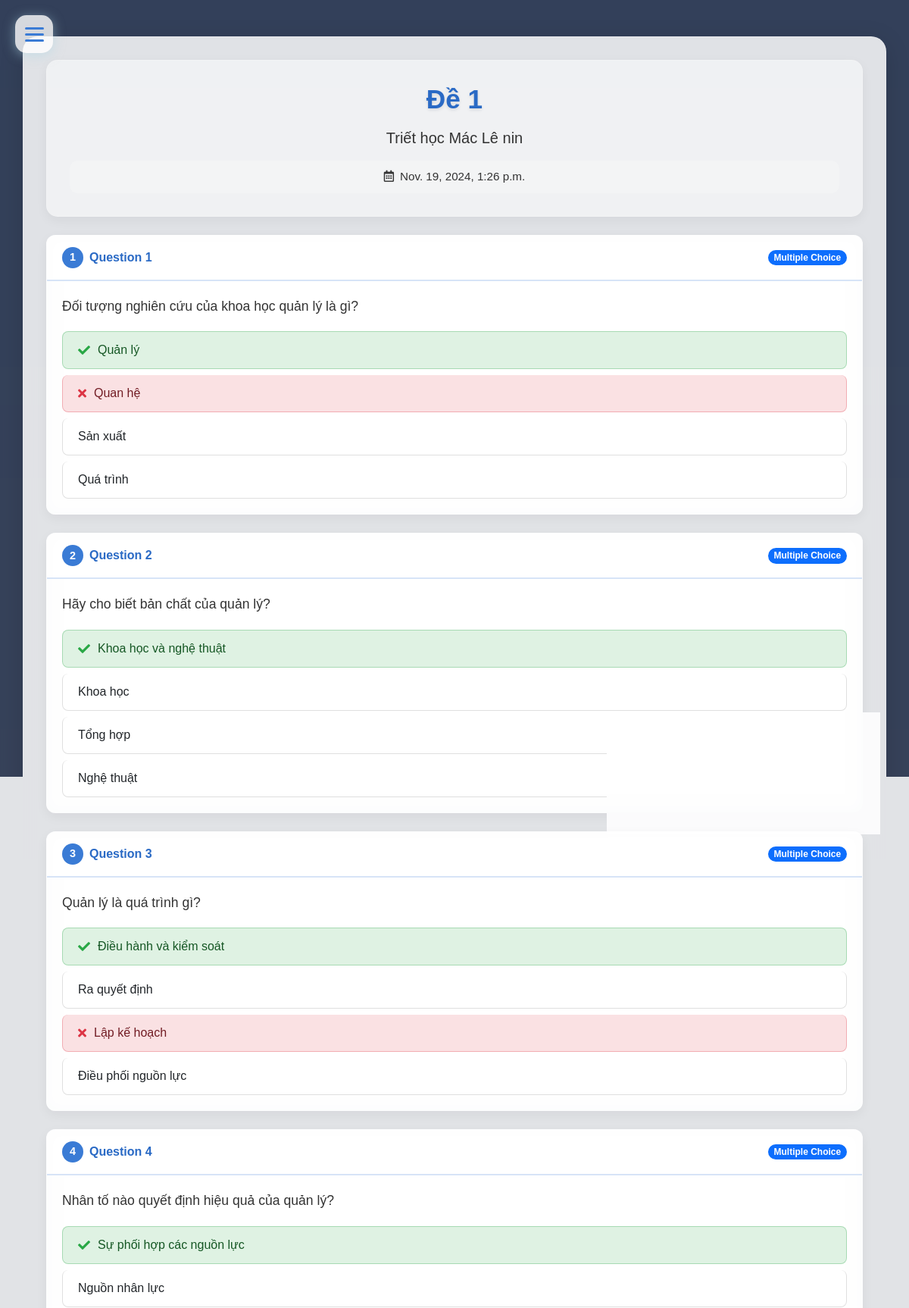
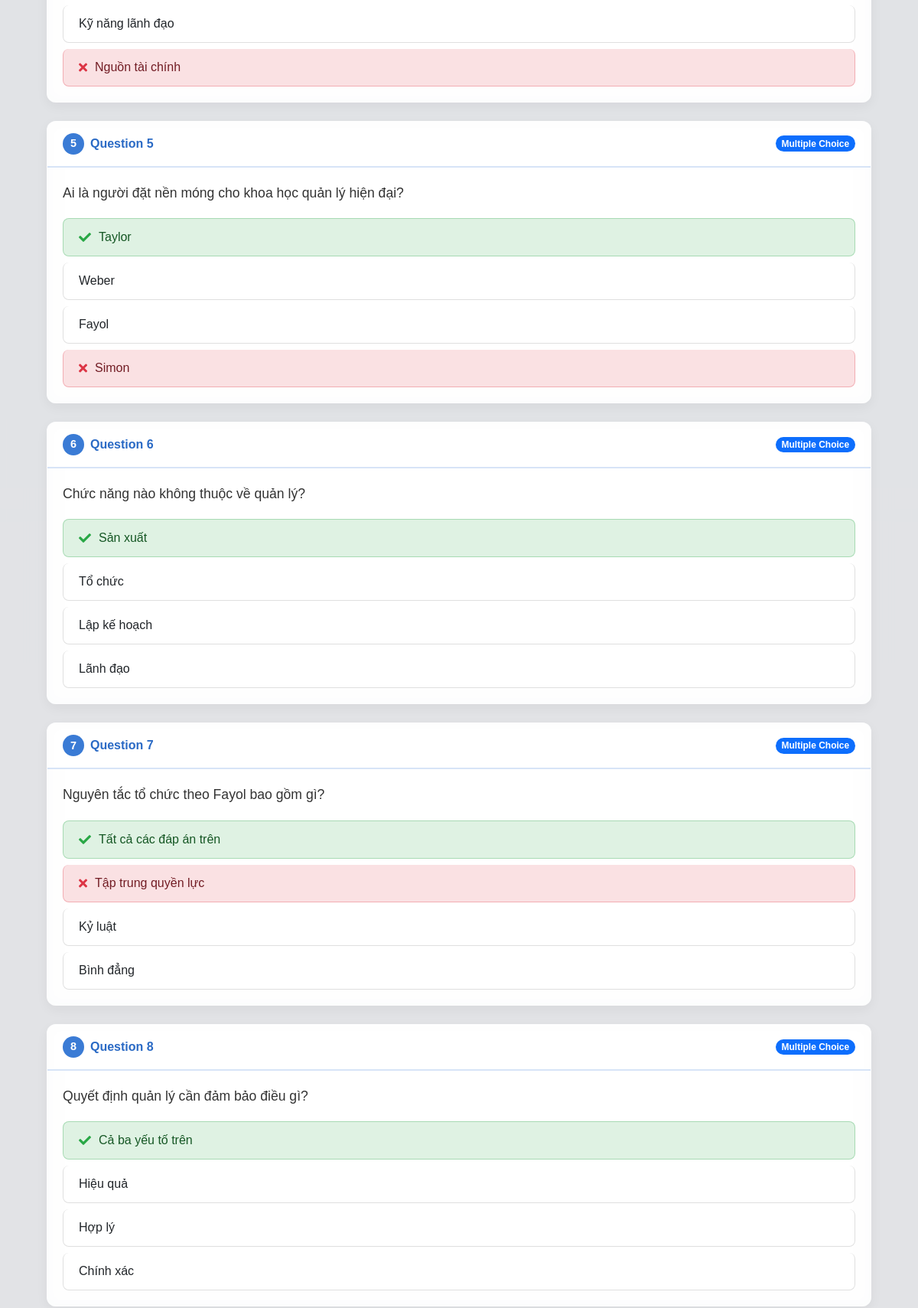
The page /myclass/all_student_answers/13/16 (signed in, upper part) on the database its author committed (2 pictures, top to bottom).
### quiz/models.py (models this page shows, shortened)
class Quiz(models.Model):
    QUIZ_TYPES = [
        ('NORMAL', 'Bài kiểm tra thông thường'),
        ('PDF', 'Bài kiểm tra PDF'),
    ]
    id = models.AutoField(primary_key=True)
    title = models.CharField(max_length=255)
    description = models.TextField()
    class_id = models.ForeignKey(MyClass, on_delete=models.CASCADE, null=True, blank=True)
    category = models.ForeignKey(Category, on_delete=models.CASCADE,null=True, blank=True)
    quiz_file = models.FileField(upload_to='quiz/' , null=True, blank=True)
    quiz_type = models.CharField(max_length=10, choices=QUIZ_TYPES, default='NORMAL')
    created_at = models.DateTimeField(auto_now_add=True)
    updated_at = models.DateTimeField(auto_now=True)
    duration = models.IntegerField(default=45)
    total_questions = models.IntegerField()
    instructor = models.ForeignKey(User, on_delete=models.CASCADE,null=True, blank=True)
    active = models.BooleanField(default=False)
    class Meta:
        verbose_name_plural = 'Quizzes'

class Question(models.Model):
    QUESTION_TYPES = [
        ('MCQ', 'Multiple Choice Question'),
        ('FIB', 'Fill in the Blank'),
    ]
    category = models.ForeignKey(Category, on_delete=models.CASCADE,null=True, blank=True)
    topic = models.TextField(null=True, blank=True)
    subtopic = models.TextField(null=True, blank=True)
    id = models.AutoField(primary_key=True)
    question_type = models.CharField(max_length=3, choices=QUESTION_TYPES)
    CLO = models.IntegerField(default=1)
    quiz_id = models.ForeignKey(Quiz, on_delete=models.CASCADE, null=True, blank=True)
    question_text = models.TextField()
    difficulty = models.IntegerField(default=1)

class FullStudentAnswer(models.Model):
    id = models.AutoField(primary_key=True)
    question_id = models.ForeignKey(Question, on_delete=models.CASCADE)
    quiz_result_id = models.ForeignKey(QuizResult, on_delete=models.CASCADE)
    selected_option = models.ForeignKey(Option, on_delete=models.CASCADE, default = None, null = True)
    option_1 = models.ForeignKey(Option, on_delete=models.CASCADE, related_name='option_1', default = None, null = True)
    option_2 = models.ForeignKey(Option, on_delete=models.CASCADE, related_name='option_2', default = None, null = True)
    option_3 = models.ForeignKey(Option, on_delete=models.CASCADE, related_name='option_3', default = None, null = True)
    option_4 = models.ForeignKey(Option, on_delete=models.CASCADE, related_name='option_4', default = None, null=True)
    answer_text = models.TextField()
    is_correct = models.BooleanField(default=False)
    quiz_id = models.ForeignKey(Quiz, on_delete=models.CASCADE)

class Option(models.Model):
    id = models.AutoField(primary_key=True)
    question_id = models.ForeignKey(Question, on_delete=models.CASCADE)
    option_text = models.TextField()
    is_correct = models.BooleanField(default=False)

### quiz/views.py (the view)
# urls.py: path('all_student_answers/<int:quiz_id>/<int:quiz_result_id>', quiz_views.all_quiz_result_view, name='all_student_answers'),
@login_required(login_url='login')
def all_quiz_result_view(request, quiz_id, quiz_result_id):
    quiz = get_object_or_404(Quiz, id=quiz_id)
    questions = Question.objects.filter(quiz_id=quiz_id)
    quiz_result = get_object_or_404(QuizResult, id=quiz_result_id)
    full_student_answers = FullStudentAnswer.objects.filter(quiz_result_id=quiz_result_id)
    return render(request, 'all_student_answers.html', {
        'quiz': quiz,
        'questions': questions,
        'quiz_result': quiz_result,
        'full_student_answers': full_student_answers
    })

### templates/all_student_answers.html (shortened to what this page needs)
<!DOCTYPE html>
<html lang="en">
<head>
    <link rel="stylesheet" href="/static/cssQuan/bootstrap.min.css">
    <link rel="stylesheet" href="/static/css/style.css">
    <link rel="stylesheet" href="https://cdnjs.cloudflare.com/ajax/libs/font-awesome/5.15.4/css/all.min.css">
</head>
<body>
    {% include "Components/newmenu.html" %}
    <div class="container my-5">
        <div class="quiz-header text-center">
            <h1 class="quiz-title">{{ quiz.title }}</h1>
            <p class="quiz-description">{{ quiz.description }}</p>
            <div class="quiz-meta">
                <i class="far fa-calendar-alt me-2"></i>{{ quiz.created_at }}
            </div>
        </div>
        <div class="questions my-4">
            {% for question in questions %}
                <div class="question-card mb-4">
                    <div class="card-header">
                        <div class="question-number">
                            <span class="question-number-badge">{{ forloop.counter }}</span>
                            <span>Question {{ forloop.counter }}</span>
                        </div>
                        <span class="badge bg-primary rounded-pill">
                            {% if question.question_type == 'MCQ' %}Multiple Choice{% elif question.question_type == 'FIB' %}Fill in the Blank{% endif %}
                        </span>
                    </div>
                    <div class="card-body">
                        <p class="question-text">{{ question.question_text }}</p>
                        {% if question.question_type == 'MCQ' %}
                            <ul class="list-group">
                                {% for answer in full_student_answers %}
                                    {% if answer.question_id.id == question.id and answer.quiz_result_id.id == quiz_result.id %}
                                        <li class="list-group-item {% if answer.option_1.id == answer.selected_option.id %} {% if answer.option_1.is_correct %}list-group-item-success{% else %}list-group-item-danger{% endif %} {% elif answer.option_1.is_correct %}list-group-item-success{% endif %}">
                                            {{ answer.option_1.option_text }}
                                        </li>
                                        <li class="list-group-item {% if answer.option_2.id == answer.selected_option.id %} {% if answer.option_2.is_correct %}list-group-item-success{% else %}list-group-item-danger{% endif %} {% elif answer.option_2.is_correct %}list-group-item-success{% endif %}">
                                            {{ answer.option_2.option_text }}
                                        </li>
                                        <li class="list-group-item {% if answer.option_3.id == answer.selected_option.id %} {% if answer.option_3.is_correct %}list-group-item-success{% else %}list-group-item-danger{% endif %} {% elif answer.option_3.is_correct %}list-group-item-success{% endif %}">
                                            {{ answer.option_3.option_text }}
                                        </li>
                                        <li class="list-group-item {% if answer.option_4.id == answer.selected_option.id %} {% if answer.option_4.is_correct %}list-group-item-success{% else %}list-group-item-danger{% endif %} {% elif answer.option_4.is_correct %}list-group-item-success{% endif %}">
                                            {{ answer.option_4.option_text }}
                                        </li>
                                    {% endif %}
                                {% endfor %}
                            </ul>
                        {% endif %}
                    </div>
                </div>
            {% endfor %}
        </div>
    </div>
    {% include "Components/chat_bubble.html" %}
</body>
</html>

### static/css/style.css (style rules this page uses)
* { font-family: 'Arial', 'Tahoma', 'Verdana', 'Roboto', 'Open Sans', sans-serif; }
body { background-image: url("../images/Bg1.jpg"); background-size: cover; background-repeat: no-repeat; background-attachment: fixed; background-position: center; }

### templates/all_student_answers.html (style rules this page uses)
body { background: url('/static/images/Ptit.jpg') no-repeat center center fixed; background-size: cover; font-family: 'Arial', sans-serif; color: #333; position: relative; min-height: 100vh; }
body::before { content: ''; position: fixed; top: 0; left: 0; width: 100%; height: 100%; background-color: rgba(0, 0, 20, 0.7); backdrop-filter: blur(5px); -webkit-backdrop-filter: blur(5px); z-index: -1; pointer-events: none; }
.container { background: rgba(255, 255, 255, 0.85); border-radius: 20px; box-shadow: 0 8px 32px rgba(0, 0, 0, 0.15); backdrop-filter: blur(10px); -webkit-backdrop-filter: blur(10px); padding: 30px; margin-top: 80px; margin-bottom: 50px; transition: all 0.3s ease; border: 1px solid rgba(255, 255, 255, 0.18); }
.quiz-header { background: rgba(255, 255, 255, 0.5); border-radius: 15px; padding: 30px; box-shadow: 0 5px 15px rgba(0, 0, 0, 0.05); transition: all 0.3s ease; border: 1px solid rgba(255, 255, 255, 0.18); position: relative; text-align: center; }
.quiz-title { font-size: 2.2rem; font-weight: 700; margin-bottom: 15px; text-shadow: 0 2px 4px rgba(0,0,0,0.1); color: #2a6ac5; }
.quiz-description { font-size: 1.25rem; margin-bottom: 15px; color: #333; }
.quiz-meta { background-color: rgba(255, 255, 255, 0.2); border-radius: 10px; padding: 10px 15px; margin-top: 15px; font-size: 0.95rem; color: #333; }
.question-card { border: none; border-radius: 12px; overflow: hidden; box-shadow: 0 5px 15px rgba(0, 0, 0, 0.05); transition: transform 0.3s ease, box-shadow 0.3s ease; margin-bottom: 25px; background-color: rgba(255, 255, 255, 0.85); backdrop-filter: blur(10px); -webkit-backdrop-filter: blur(10px); border: 1px solid rgba(255, 255, 255, 0.18); }
.card-header { background: rgba(255, 255, 255, 0.5); color: #2a6ac5; font-weight: 600; padding: 15px 20px; border-bottom: 2px solid rgba(58, 123, 213, 0.2); display: flex; justify-content: space-between; align-items: center; }
.question-number { display: flex; align-items: center; gap: 8px; }
.question-number-badge { background-color: #3a7bd5; color: white; width: 28px; height: 28px; border-radius: 50%; display: flex; align-items: center; justify-content: center; font-size: 0.9rem; font-weight: bold; }
.card-body { padding: 20px; }
.question-text { font-size: 1.1rem; margin-bottom: 20px; color: #333; font-weight: 500; line-height: 1.5; }
.list-group-item { padding: 12px 20px; border: 1px solid rgba(0, 0, 0, 0.125); margin-bottom: 8px; border-radius: 8px !important; transition: all 0.3s ease; display: flex; align-items: center; }
.list-group-item:last-child { margin-bottom: 0; }
.list-group-item-success { background-color: rgba(40, 167, 69, 0.15); border-color: rgba(40, 167, 69, 0.3); color: #155724; }
.list-group-item-success:before { content: '\f00c'; font-family: 'Font Awesome 5 Free'; font-weight: 900; margin-right: 10px; color: #28a745; }
.list-group-item-danger { background-color: rgba(220, 53, 69, 0.15); border-color: rgba(220, 53, 69, 0.3); color: #721c24; }
.list-group-item-danger:before { content: '\f00d'; font-family: 'Font Awesome 5 Free'; font-weight: 900; margin-right: 10px; color: #dc3545; }

### rows shown on the page
Quiz: title "Đề 1", description "Triết học Mác Lê nin", created_at "Nov. 19, 2024, 1:26 p.m."
Question: question_type "Multiple Choice", question_text "Đối tượng nghiên cứu của khoa học quản lý là gì?"
FullStudentAnswer: option_1.option_text "Quản lý", option_2.option_text "Quan hệ", option_3.option_text "Sản xuất", option_4.option_text "Quá trình"
Question: question_type "Multiple Choice", question_text "Hãy cho biết bản chất của quản lý?"
FullStudentAnswer: option_1.option_text "Khoa học và nghệ thuật", option_2.option_text "Khoa học", option_3.option_text "Tổng hợp", option_4.option_text "Nghệ thuật"
Question: question_type "Multiple Choice", question_text "Quản lý là quá trình gì?"
FullStudentAnswer: option_1.option_text "Điều hành và kiểm soát", option_2.option_text "Ra quyết định", option_3.option_text "Lập kế hoạch", option_4.option_text "Điều phối nguồn lực"
Question: question_type "Multiple Choice", question_text "Nhân tố nào quyết định hiệu quả của quản lý?"
FullStudentAnswer: option_1.option_text "Sự phối hợp các nguồn lực", option_2.option_text "Nguồn nhân lực", option_3.option_text "Kỹ năng lãnh đạo", option_4.option_text "Nguồn tài chính"
Question: question_type "Multiple Choice", question_text "Ai là người đặt nền móng cho khoa học quản lý hiện đại?"
FullStudentAnswer: option_1.option_text "Taylor", option_2.option_text "Weber", option_3.option_text "Fayol", option_4.option_text "Simon"
Question: question_type "Multiple Choice", question_text "Chức năng nào không thuộc về quản lý?"
FullStudentAnswer: option_1.option_text "Sản xuất", option_2.option_text "Tổ chức", option_3.option_text "Lập kế hoạch", option_4.option_text "Lãnh đạo"
Question: question_type "Multiple Choice", question_text "Nguyên tắc tổ chức theo Fayol bao gồm gì?"
FullStudentAnswer: option_1.option_text "Tất cả các đáp án trên", option_2.option_text "Tập trung quyền lực", option_3.option_text "Kỷ luật", option_4.option_text "Bình đẳng"
Question: question_type "Multiple Choice", question_text "Quyết định quản lý cần đảm bảo điều gì?"
FullStudentAnswer: option_1.option_text "Cả ba yếu tố trên", option_2.option_text "Hiệu quả", option_3.option_text "Hợp lý", option_4.option_text "Chính xác"
